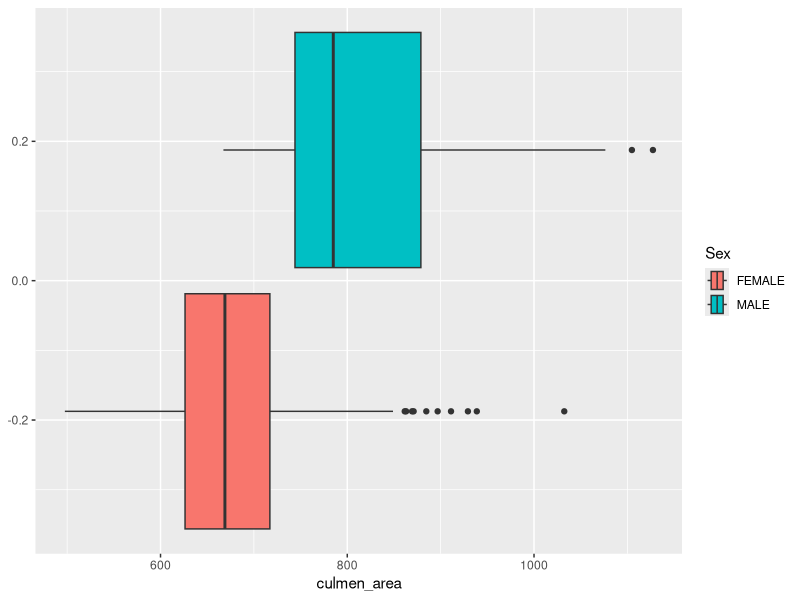
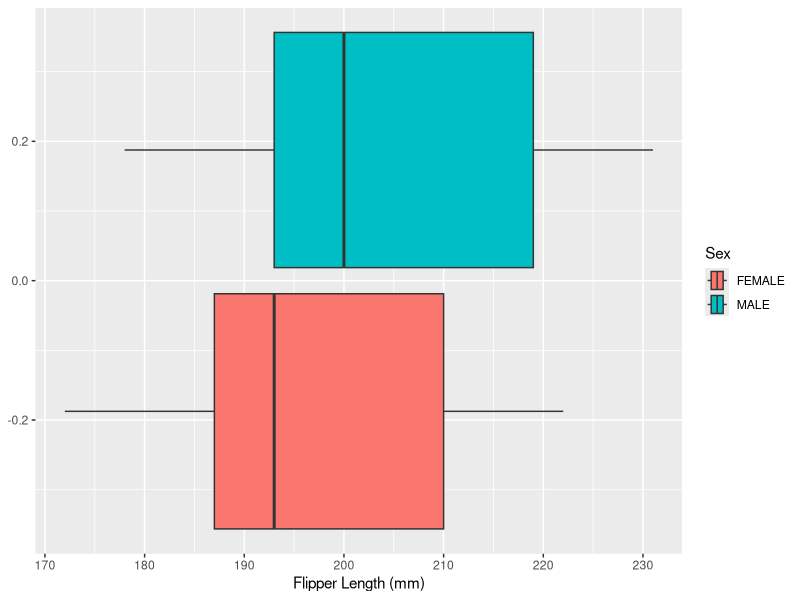
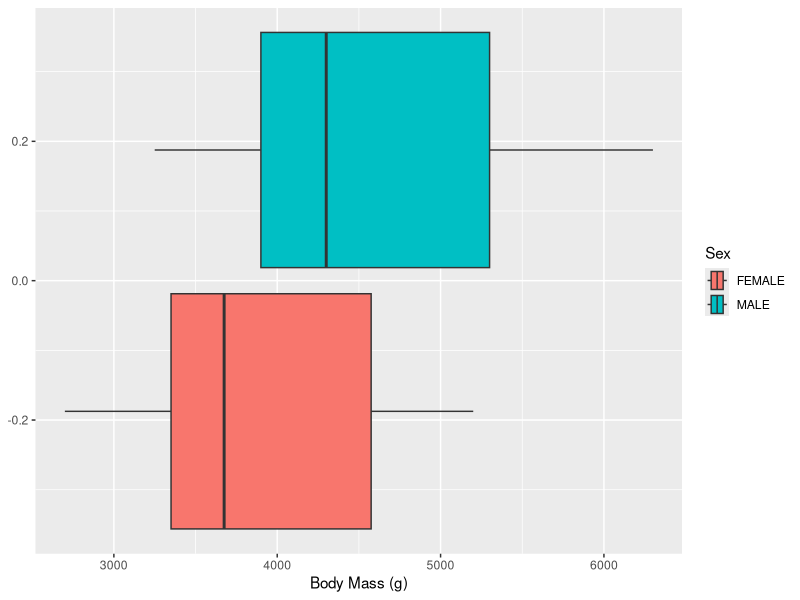

Write R code to recreate these figures, in order.
## ---- chunk 1
knitr::opts_chunk$set(echo = TRUE)
## ---- chunk 2
library(tidyverse)
library(dplyr)
data<-read_csv("antarctic_penguins.csv")
## ---- chunk 3
data <- data %>%
  rename(sample_number = `Sample Number`, date_egg = `Date Egg`)
## ---- chunk 4
# Fix years like 0007 → 2007
data <- data %>%
  mutate(
    date_egg = as.Date(date_egg, format = "%m/%d/%Y"),
    date_egg = if_else(year(date_egg) < 2000,
                       date_egg + years(2000),
                       date_egg)
  )

## ---- chunk 5
data$Species <- sub(" \\(.*\\)", "", data$Species)
## ---- chunk 6
print(unique(data$Region))
print(unique(data$Stage))
## ---- chunk 7
data<-data %>% 
  select(-Region, -Stage, -`Individual ID`)
## ---- chunk 8
data <- data %>%
  mutate(year_egg = year(date_egg))

# Check  what are the different years for each Study Name
check_sample_years <- data %>%
  group_by(studyName) %>%
  summarise(year_range = paste(sort(unique(year_egg)), collapse = ", "),
            n_records = n()) %>%
  arrange(studyName)

print(check_sample_years)
## ---- chunk 9
data<-data %>% 
  select(-studyName, -sample_number)
## ---- chunk 10
data<-data %>% 
  filter(!if_all(`Culmen Length (mm)`:`Delta 15 N (o/oo)`, is.na))
## ---- chunk 11
data<-data %>% 
  mutate(Sex = na_if(Sex, "."))
## ---- chunk 12
data_imputed <- data %>%
  # --- Compute derived measures ---
  mutate(
    culmen_area = `Culmen Length (mm)` * `Culmen Depth (mm)`
  ) %>%
  
  # --- Calculate mean values for each predictor by Species and Sex ---
  group_by(Species, Sex) %>%
  mutate(
    mean_area_by_species_sex    = mean(culmen_area, na.rm = TRUE),
    mean_flipper_by_species_sex = mean(`Flipper Length (mm)`, na.rm = TRUE),
    mean_mass_by_species_sex    = mean(`Body Mass (g)`, na.rm = TRUE)
  ) %>%
  ungroup() %>%
  
  # Impute Sex based on difference between flipper length, culmen area, body mass
  group_by(Species) %>%
  mutate(
    imputed_sex_culmen = case_when(
      is.na(Sex) & abs(culmen_area - mean_area_by_species_sex[Sex == "MALE"][1]) <abs(culmen_area - mean_area_by_species_sex[Sex == "FEMALE"][1]) ~ "MALE",
      is.na(Sex) & abs(culmen_area - mean_area_by_species_sex[Sex == "FEMALE"][1]) <abs(culmen_area - mean_area_by_species_sex[Sex == "MALE"][1]) ~ "FEMALE",TRUE ~ Sex
    ),
    imputed_sex_flipper = case_when(
      is.na(Sex) & abs(`Flipper Length (mm)` - mean_flipper_by_species_sex[Sex == "MALE"][1]) <abs(`Flipper Length (mm)` - mean_flipper_by_species_sex[Sex == "FEMALE"][1]) ~ "MALE",
      is.na(Sex) & abs(`Flipper Length (mm)` - mean_flipper_by_species_sex[Sex == "FEMALE"][1]) <abs(`Flipper Length (mm)` - mean_flipper_by_species_sex[Sex == "MALE"][1]) ~"FEMALE",TRUE ~ Sex
    ),
    imputed_sex_mass = case_when(
      is.na(Sex) & abs(`Body Mass (g)` - mean_mass_by_species_sex[Sex == "MALE"][1]) <abs(`Body Mass (g)` - mean_mass_by_species_sex[Sex == "FEMALE"][1]) ~ "MALE",
      is.na(Sex) & abs(`Body Mass (g)` - mean_mass_by_species_sex[Sex == "FEMALE"][1]) <abs(`Body Mass (g)` - mean_mass_by_species_sex[Sex == "MALE"][1]) ~ "FEMALE",TRUE ~ Sex
    )
  )

data_imputed %>% 
  filter(is.na(Sex))

## ---- chunk 13
data_imputed <- data_imputed %>%
  mutate(
    Sex = case_when(
      is.na(Sex) ~ imputed_sex_mass,
      TRUE ~ Sex
    )
  )
data<- data_imputed %>% 
  select(-c(mean_area_by_species_sex:imputed_sex_mass))
## ---- chunk 14
ggplot(data_imputed, aes(x=culmen_area, fill = Sex)) +
    geom_boxplot()

ggplot(data_imputed, aes(x=`Flipper Length (mm)`, fill = Sex)) +
    geom_boxplot()

ggplot(data_imputed, aes(x=`Body Mass (g)`, fill = Sex)) +
    geom_boxplot()
## ---- chunk 15
write.csv(data, "peng_processed.csv", row.names = FALSE)

